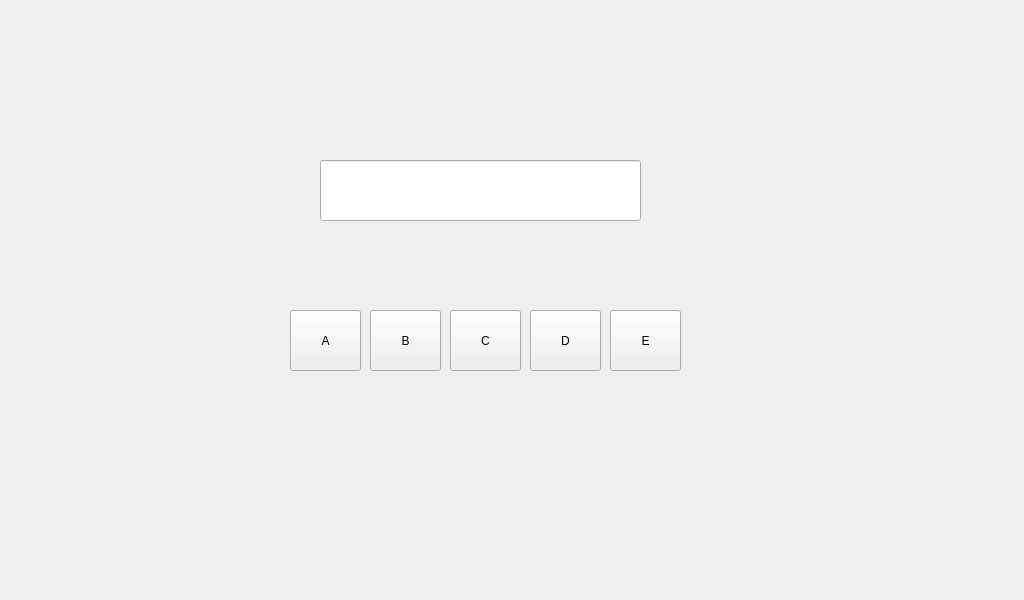
<?xml version="1.0" encoding="UTF-8"?>
<ui version="4.0">
 <class>MainWindow</class>
 <widget class="QMainWindow" name="MainWindow">
  <property name="geometry">
   <rect>
    <x>0</x>
    <y>0</y>
    <width>1024</width>
    <height>600</height>
   </rect>
  </property>
  <property name="minimumSize">
   <size>
    <width>1024</width>
    <height>600</height>
   </size>
  </property>
  <property name="windowTitle">
   <string>MainWindow</string>
  </property>
  <widget class="QWidget" name="centralwidget">
   <widget class="QLineEdit" name="lineEdit">
    <property name="geometry">
     <rect>
      <x>320</x>
      <y>160</y>
      <width>321</width>
      <height>61</height>
     </rect>
    </property>
    <property name="font">
     <font>
      <pointsize>12</pointsize>
      <strikeout>true</strikeout>
     </font>
    </property>
    <property name="text">
     <string/>
    </property>
   </widget>
   <widget class="QPushButton" name="a_letter">
    <property name="geometry">
     <rect>
      <x>290</x>
      <y>310</y>
      <width>71</width>
      <height>61</height>
     </rect>
    </property>
    <property name="text">
     <string>A</string>
    </property>
   </widget>
   <widget class="QPushButton" name="b_letter">
    <property name="geometry">
     <rect>
      <x>370</x>
      <y>310</y>
      <width>71</width>
      <height>61</height>
     </rect>
    </property>
    <property name="text">
     <string>B</string>
    </property>
   </widget>
   <widget class="QPushButton" name="c_letter">
    <property name="geometry">
     <rect>
      <x>450</x>
      <y>310</y>
      <width>71</width>
      <height>61</height>
     </rect>
    </property>
    <property name="text">
     <string>C</string>
    </property>
   </widget>
   <widget class="QPushButton" name="d_letter">
    <property name="geometry">
     <rect>
      <x>530</x>
      <y>310</y>
      <width>71</width>
      <height>61</height>
     </rect>
    </property>
    <property name="text">
     <string>D</string>
    </property>
   </widget>
   <widget class="QPushButton" name="e_letter">
    <property name="geometry">
     <rect>
      <x>610</x>
      <y>310</y>
      <width>71</width>
      <height>61</height>
     </rect>
    </property>
    <property name="text">
     <string>E</string>
    </property>
   </widget>
  </widget>
 </widget>
 <resources/>
 <connections/>
</ui>
